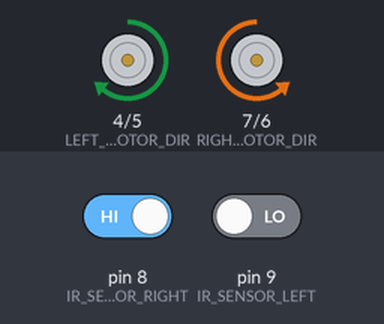
Recording of a sketch running on a simulated Arduino Uno, built with avr-gcc and run on an emulated ATmega328P. On the bench: direction and speed pins drawn as motors (green arrow = direction pin HIGH = forward, orange = LOW = backward, longer = more drive). The inputs (shaded band) are chosen by the test bench; at power-on: pin 8 (IR_SENSOR_RIGHT) HIGH, pin 9 (IR_SENSOR_LEFT) LOW.

Above: at 1.2 s.
1.3 s: pin 8 (IR_SENSOR_RIGHT) driven LOW
At 2.3 s:
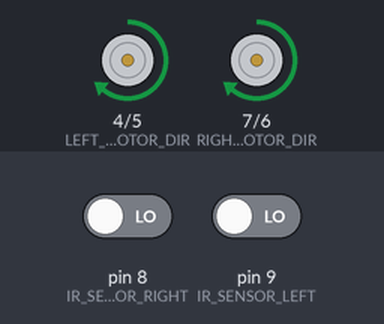
2.8 s: pin 9 (IR_SENSOR_LEFT) driven HIGH
At 3.4 s:
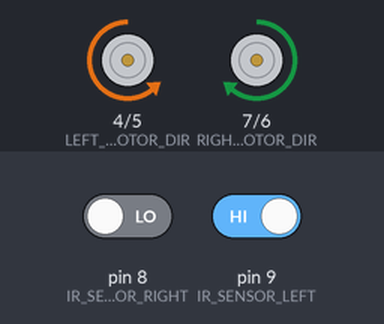
4.3 s: pin 8 (IR_SENSOR_RIGHT) driven HIGH
At 5.5 s:
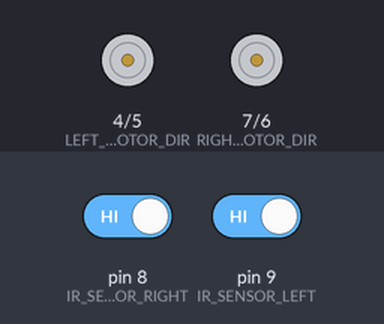
5.8 s: pin 9 (IR_SENSOR_LEFT) driven LOW
At 6.9 s:
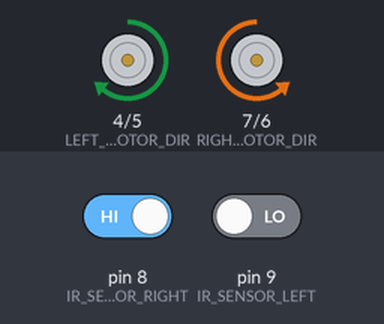
7.3 s: pin 9 (IR_SENSOR_LEFT) driven HIGH
At 8.0 s:
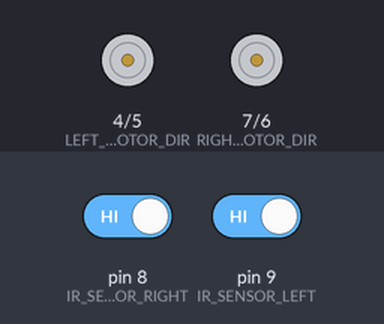
Timing chart, 0 to 9.8 s (numbered marks = the images above; inputs shaded):
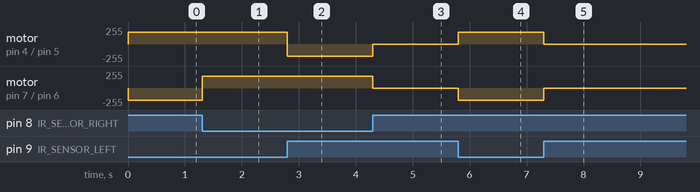

The sketch:

sketch_feb03c_Suivi_ligne_autonome.ino
```cpp
// ============================
// CAPTEURS IR
// ============================
#define IR_SENSOR_RIGHT 8
#define IR_SENSOR_LEFT  9

// ============================
// PARAMÈTRES
// ============================
#define MOTOR_SPEED 180

// ============================
// MOTEURS (2 roues par côté)
// ============================

// Côté gauche
#define LEFT_MOTOR_PWM 5
#define LEFT_MOTOR_DIR 4

// Côté droit
#define RIGHT_MOTOR_PWM 6
#define RIGHT_MOTOR_DIR 7

void setup()
{


  pinMode(LEFT_MOTOR_PWM, OUTPUT);
  pinMode(LEFT_MOTOR_DIR, OUTPUT);
  pinMode(RIGHT_MOTOR_PWM, OUTPUT);
  pinMode(RIGHT_MOTOR_DIR, OUTPUT);

  pinMode(IR_SENSOR_RIGHT, INPUT);
  pinMode(IR_SENSOR_LEFT, INPUT);

  stopMotors();
}

void loop()
{
  int rightIR = digitalRead(IR_SENSOR_RIGHT);
  int leftIR  = digitalRead(IR_SENSOR_LEFT);

  // Ligne au centre → tout droit
  if (rightIR == LOW && leftIR == LOW)
  {
    rotateMotor(MOTOR_SPEED, MOTOR_SPEED);
  }
  // Ligne à droite → tourner à droite
  else if (rightIR == HIGH && leftIR == LOW)
  {
    rotateMotor(-MOTOR_SPEED, MOTOR_SPEED);
  }
  // Ligne à gauche → tourner à gauche
  else if (rightIR == LOW && leftIR == HIGH)
  {
    rotateMotor(MOTOR_SPEED, -MOTOR_SPEED);
  }
  // Ligne détectée par les deux → stop
  else
  {
    rotateMotor(0, 0);
  }
}

// ============================
// FONCTIONS MOTEURS
// ============================

void rotateMotor(int rightSpeed, int leftSpeed)
{
  // ----- MOTEUR DROIT -----
  if (rightSpeed > 0)
    digitalWrite(RIGHT_MOTOR_DIR, HIGH);
  else if (rightSpeed < 0)
    digitalWrite(RIGHT_MOTOR_DIR, LOW);

  analogWrite(RIGHT_MOTOR_PWM, abs(rightSpeed));

  // ----- MOTEUR GAUCHE -----
  if (leftSpeed > 0)
    digitalWrite(LEFT_MOTOR_DIR, HIGH);
  else if (leftSpeed < 0)
    digitalWrite(LEFT_MOTOR_DIR, LOW);

  analogWrite(LEFT_MOTOR_PWM, abs(leftSpeed));
}

void stopMotors()
{
  analogWrite(RIGHT_MOTOR_PWM, 0);
  analogWrite(LEFT_MOTOR_PWM, 0);
}
```

Measured:
- after the input at 1.3 s, motor on pin 7 (RIGHT_MOTOR_DIR) / pin 6 (RIGHT_MOTOR_PWM): backward 180/255 → forward 180/255 at once
- after the input at 2.8 s, motor on pin 4 (LEFT_MOTOR_DIR) / pin 5 (LEFT_MOTOR_PWM): forward 180/255 → backward 180/255 at once
- after the input at 4.3 s, motor on pin 4 (LEFT_MOTOR_DIR) / pin 5 (LEFT_MOTOR_PWM): backward 180/255 → stopped at once; motor on pin 7 (RIGHT_MOTOR_DIR) / pin 6 (RIGHT_MOTOR_PWM): forward 180/255 → stopped at once
- after the input at 5.8 s, motor on pin 4 (LEFT_MOTOR_DIR) / pin 5 (LEFT_MOTOR_PWM): stopped → forward 180/255 at once; motor on pin 7 (RIGHT_MOTOR_DIR) / pin 6 (RIGHT_MOTOR_PWM): stopped → backward 180/255 at once
- after the input at 7.3 s, motor on pin 4 (LEFT_MOTOR_DIR) / pin 5 (LEFT_MOTOR_PWM): forward 180/255 → stopped at once; motor on pin 7 (RIGHT_MOTOR_DIR) / pin 6 (RIGHT_MOTOR_PWM): backward 180/255 → stopped at once
